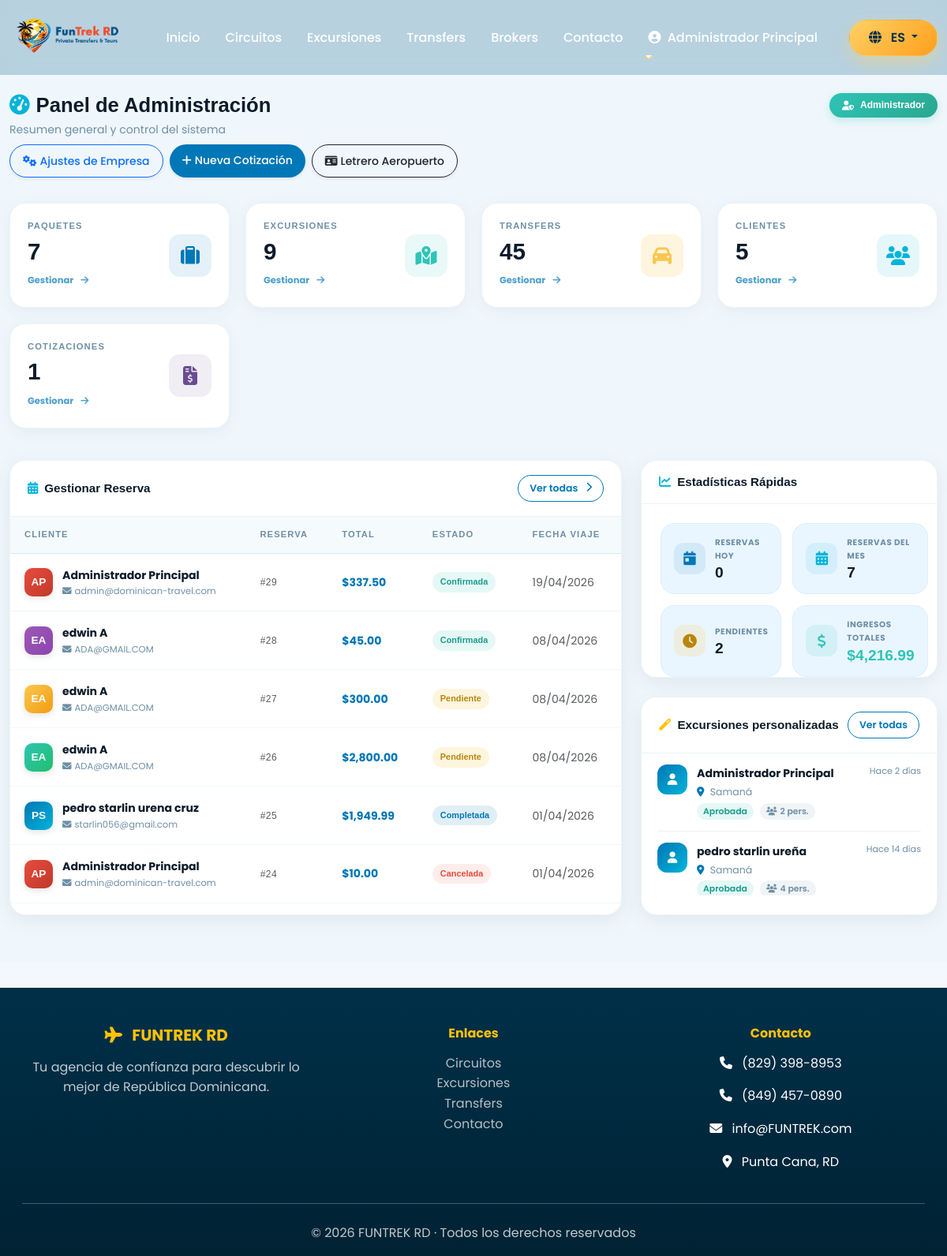
The page /public/admin/dashboard (signed in) on the database its author committed.
### tables this page shows
CREATE TABLE `bookings` (
  `id` int(11) NOT NULL,
  `booking_reference` varchar(50) NOT NULL,
  `customer_name` varchar(255) NOT NULL,
  `customer_email` varchar(255) NOT NULL,
  `customer_phone` varchar(50) NOT NULL,
  `travel_date` date NOT NULL,
  `adults` int(11) NOT NULL DEFAULT 1,
  `children` int(11) DEFAULT 0,
  `special_requests` text DEFAULT NULL,
  `item_type` enum('package','excursion','transfer') NOT NULL,
  `item_id` int(11) NOT NULL,
  `total_price` decimal(10,2) NOT NULL,
  `status` enum('pending','confirmed','cancelled','completed') DEFAULT 'pending',
  `payment_method` varchar(100) DEFAULT NULL,
  `payment_status` enum('pending','paid','refunded') DEFAULT 'pending',
  `created_at` timestamp NOT NULL DEFAULT current_timestamp(),
  `updated_at` timestamp NOT NULL DEFAULT current_timestamp() ON UPDATE current_timestamp()
);

CREATE TABLE `users` (
  `id` int(11) NOT NULL,
  `username` varchar(100) NOT NULL,
  `email` varchar(255) NOT NULL,
  `password` varchar(255) NOT NULL,
  `full_name` varchar(255) DEFAULT NULL,
  `role` enum('admin','agent','client') DEFAULT 'agent',
  `active` tinyint(1) DEFAULT 1,
  `last_login` timestamp NULL DEFAULT NULL,
  `reset_token` varchar(255) DEFAULT NULL,
  `reset_expires` datetime DEFAULT NULL,
  `created_at` timestamp NOT NULL DEFAULT current_timestamp()
);

CREATE TABLE `custom_excursion_requests` (
  `id` int(11) NOT NULL,
  `customer_name` varchar(255) NOT NULL,
  `customer_email` varchar(255) NOT NULL,
  `customer_phone` varchar(50) DEFAULT NULL,
  `destinations` text NOT NULL COMMENT 'Destinos deseados',
  `activities` text DEFAULT NULL COMMENT 'Actividades de interés',
  `travel_date` date DEFAULT NULL,
  `people_count` int(11) DEFAULT 1,
  `budget` varchar(100) DEFAULT NULL,
  `additional_notes` text DEFAULT NULL,
  `status` enum('pending','reviewing','approved','rejected') DEFAULT 'pending',
  `admin_notes` text DEFAULT NULL,
  `requirements_checklist` text DEFAULT NULL COMMENT 'Checklist de requerimientos en JSON',
  `quoted_price` decimal(10,2) DEFAULT NULL COMMENT 'Precio cotizado para esta solicitud',
  `proposal_attachment` varchar(255) DEFAULT NULL COMMENT 'Ruta del archivo de propuesta adjunta',
  `last_contacted_at` timestamp NULL DEFAULT NULL COMMENT 'Última vez que se contactó al cliente',
  `created_at` timestamp NOT NULL DEFAULT current_timestamp(),
  `updated_at` timestamp NOT NULL DEFAULT current_timestamp() ON UPDATE current_timestamp()
);

### app/views/admin/dashboard.php (the view, shortened to what the rows shown need)
<?php require_once APP_ROOT . '/app/views/layouts/header.php'; ?>
<?php
if (!function_exists('getInitials')) {
    function getInitials($name)
    {
        $words = explode(' ', trim($name));
        $initials = '';
        foreach ($words as $w) {
            $initials .= mb_substr($w, 0, 1);
            if (mb_strlen($initials) >= 2)
                break;
        }
        return mb_strtoupper($initials);
    }
}
?>
<div class="adm-page">
    <div class="container-fluid">
        <div class="adm-ph">
            <div class="adm-ph-left">
                <h1><i class="fas fa-tachometer-alt me-2"
                        style="color:var(--adm-teal)"></i><?= __('admin.dashboard.title') ?></h1>
            </div>
        </div>
        <div class="row g-4">
            <div class="col-lg-8">
                <div class="adm-card">
                    <div class="adm-table-wrapper">
                        <?php if (!empty($recentBookings)): ?>
                            <table class="adm-table">
                                <thead>
                                    <tr>
                                        <th><?= __('booking_detail.customer') ?></th>
                                        <th>Reserva</th>
                                        <th><?= __('bookings.total') ?></th>
                                        <th><?= __('bookings.status') ?></th>
                                        <th><?= __('bookings.date') ?></th>
                                    </tr>
                                </thead>
                                <tbody>
                                    <?php foreach (array_slice($recentBookings, 0, 10) as $booking): ?>
                                        <?php
                                        $statusMap = [
                                            'pending' => 'adm-badge-pending',
                                            'confirmed' => 'adm-badge-confirmed',
                                            'cancelled' => 'adm-badge-cancelled',
                                            'completed' => 'adm-badge-completed',
                                        ];
                                        $badgeClass = $statusMap[$booking['status']] ?? 'adm-badge-pending';
                                        $initials = getInitials($booking['customer_name'] ?? '');
                                        $avatarColor = ((int) ($booking['id'] ?? 0) % 5) + 1;
                                        ?>
                                        <tr>
                                            <td>
                                                <div class="adm-client-cell">
                                                    <div class="adm-client-avatar ac-avatar-<?= $avatarColor ?>">
                                                        <?= htmlspecialchars($initials) ?>
                                                    </div>
                                                    <div class="adm-client-info">
                                                        <strong><?= htmlspecialchars($booking['customer_name'] ?? 'Invitado') ?></strong>
                                                        <small><i
                                                                class="fas fa-envelope me-1"></i><?= htmlspecialchars($booking['customer_email'] ?? '') ?></small>
                                                    </div>
                                                </div>
                                            </td>
                                            <td>
                                                <span class="text-muted font-monospace"
                                                    style="font-size: .75rem;">#<?= (int) $booking['id'] ?></span>
                                            </td>
                                            <td class="fw-bold" style="color: var(--adm-blue)">
                                                $<?= number_format($booking['total_price'], 2) ?></td>
                                            <td><span
                                                    class="adm-badge <?= $badgeClass ?>"><?= __('status.' . $booking['status']) ?></span>
                                            </td>
                                            <td class="text-muted"><?= date('d/m/Y', strtotime($booking['created_at'])) ?></td>
                                        </tr>
                                    <?php endforeach; ?>
                                </tbody>
                            </table>
                        <?php endif; ?>
                    </div>
                </div>
            </div>
            <div class="col-lg-4 d-flex flex-column gap-4">
                <div class="adm-card">
                    <div class="adm-card-body-scroll">
                        <?php if (empty($recentCustomRequests)): ?>
                            <div class="text-center text-muted py-4">
                                <i class="fas fa-inbox fa-2x mb-2 d-block opacity-50"></i>
                                <small>Sin solicitudes todavía</small>
                            </div>
                        <?php else: ?>
                            <?php
                            $statusChips = [
                                'pending' => ['cr-chip-pend', 'Pendiente'],
                                'reviewing' => ['cr-chip-rev', 'En revisión'],
                                'approved' => ['cr-chip-ok', 'Aprobada'],
                                'rejected' => ['cr-chip-rej', 'Rechazada'],
                            ];
                            ?>
                            <?php foreach ($recentCustomRequests as $req): ?>
                                <?php
                                [$chipClass, $chipLabel] = $statusChips[$req['status'] ?? 'pending'] ?? ['cr-chip-pend', 'Pendiente'];
                                $timeAgo = $this->timeAgo($req['created_at']);
                                ?>
                                <div class="cr-row">
                                    <div class="cr-avatar"><i class="fas fa-user"></i></div>
                                    <div class="flex-grow-1 min-w-0">
                                        <p class="cr-name"><?= htmlspecialchars($req['customer_name']) ?></p>
                                        <p class="cr-dest">
                                            <i class="fas fa-map-marker-alt me-1" style="color:var(--adm-blue)"></i>
                                            <?= htmlspecialchars(mb_strimwidth($req['destinations'], 0, 40, '…')) ?>
                                        </p>
                                        <div class="cr-meta">
                                            <span class="cr-chip <?= $chipClass ?>"><?= $chipLabel ?></span>
                                            <?php if ($req['people_count'] > 0): ?>
                                                <span class="cr-chip"
                                                    style="background:rgba(110,143,165,.10);color:var(--adm-muted);">
                                                    <i class="fas fa-users me-1"></i><?= (int) $req['people_count'] ?> pers.
                                                </span>
                                            <?php endif; ?>
                                        </div>
                                    </div>
                                    <span class="cr-time"><?= $timeAgo ?></span>
                                </div>
                            <?php endforeach; ?>
                        <?php endif; ?>
                    </div>
                </div>
            </div>
        </div>
    </div>
</div>
<?php require_once APP_ROOT . '/app/views/layouts/footer.php'; ?>

### rows shown on the page
bookings: users.full_name "AP", users.full_name "Administrador Principal", customer_email "admin@dominican-travel.com", id "29", total_price "337.50", status "Confirmada", created_at "19/04/2026"
bookings: users.full_name "EA", users.full_name "edwin A", customer_email "ADA@GMAIL.COM", id "28", total_price "45.00", status "Confirmada", created_at "08/04/2026"
bookings: users.full_name "EA", users.full_name "edwin A", customer_email "ADA@GMAIL.COM", id "27", total_price "300.00", status "Pendiente", created_at "08/04/2026"
bookings: users.full_name "EA", users.full_name "edwin A", customer_email "ADA@GMAIL.COM", id "26", total_price "2,800.00", status "Pendiente", created_at "08/04/2026"
bookings: users.full_name "PS", users.full_name "pedro starlin urena cruz", customer_email "starlin056@gmail.com", id "25", total_price "1,949.99", status "Completada", created_at "01/04/2026"
bookings: users.full_name "AP", users.full_name "Administrador Principal", customer_email "admin@dominican-travel.com", id "24", total_price "10.00", status "Cancelada", created_at "01/04/2026"
custom_excursion_requests: customer_name "Administrador Principal", destinations "Samaná", chipLabel "Aprobada", people_count "2", created_at "Hace 2 días"
custom_excursion_requests: customer_name "pedro starlin ureña", destinations "Samaná", chipLabel "Aprobada", people_count "4", created_at "Hace 14 días"

### other values the page prints
__('nav_home') "Inicio"
__('nav_packages') "Circuitos"
__('nav_excursions') "Excursiones"
__('nav_transfers') "Transfers"
__('nav_brokers') "Brokers"
__('nav_contact') "Contacto"
$_SESSION['user_name'] "Administrador Principal"
__('admin.dashboard.title') "Panel de Administración"
__('admin.dashboard.subtitle') "Resumen general y control del sistema"
__('admin.role') "Administrador"
$m['title'] "PAQUETES"
$m['value'] "7"
$m['title'] "EXCURSIONES"
$m['value'] "9"
$m['title'] "TRANSFERS"
